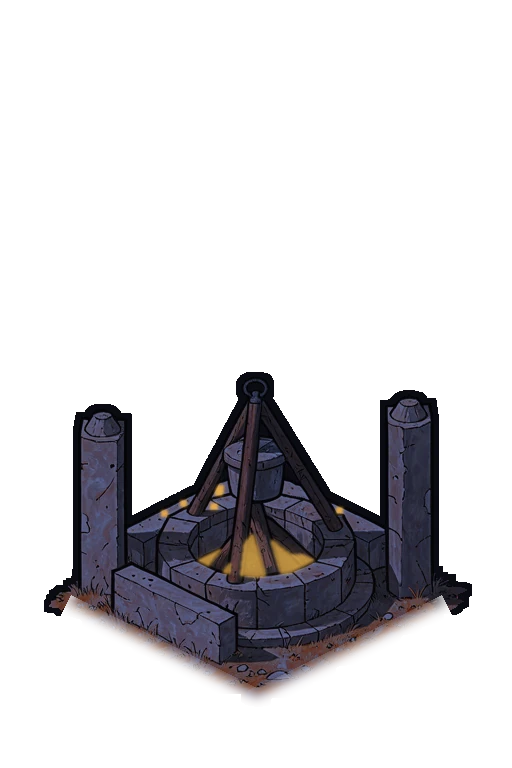
#> input picture assets/images/village/iso/campfire/grand.nuit.webp, 512 x 768 px, found by its file name
$ python sonde01_planche.py
#> lines starting #> are read from the running program, lines starting #| are printed output that depends on the picture
"""Planche de la sonde 00: sprite actuel | nuit a3 detouree | jour a3 detouree. Run: python3 -I scripts/iso/sonde00_planche.py"""
import pathlib
from PIL import Image

D = pathlib.Path.home() / ".cache/bati-art-loop/iso/heroes_hall_grand"
files = [pathlib.Path("assets/images/village/iso/heroes_hall/grand.nuit.webp"), D / "p0jba2_c0.png", D / "p0jba2_c0.adaptive.cut.png"]
tiles = []
for f in files:
    im = Image.open(f).convert("RGBA")
#> im is the input picture: PIL image 512x768 RGBA; mean R, G, B, A 18.1, 15.9, 21.2, 50.8
    bg = Image.new("RGBA", im.size, (58, 58, 58, 255)); bg.alpha_composite(im)
#> after `bg.alpha_composite(im)`:
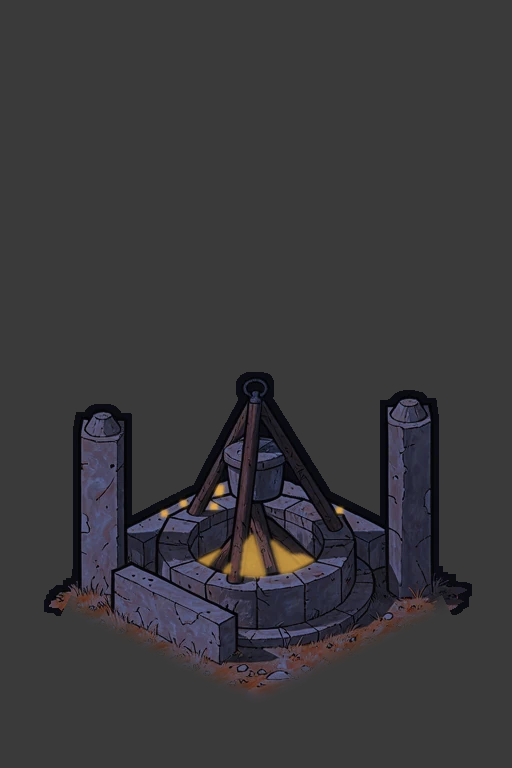
#> bg: PIL image 512x768 RGBA; mean R, G, B, A 57, 56, 58.5, 255
#> (the run stopped early here; a loop or call above may not have finished)
